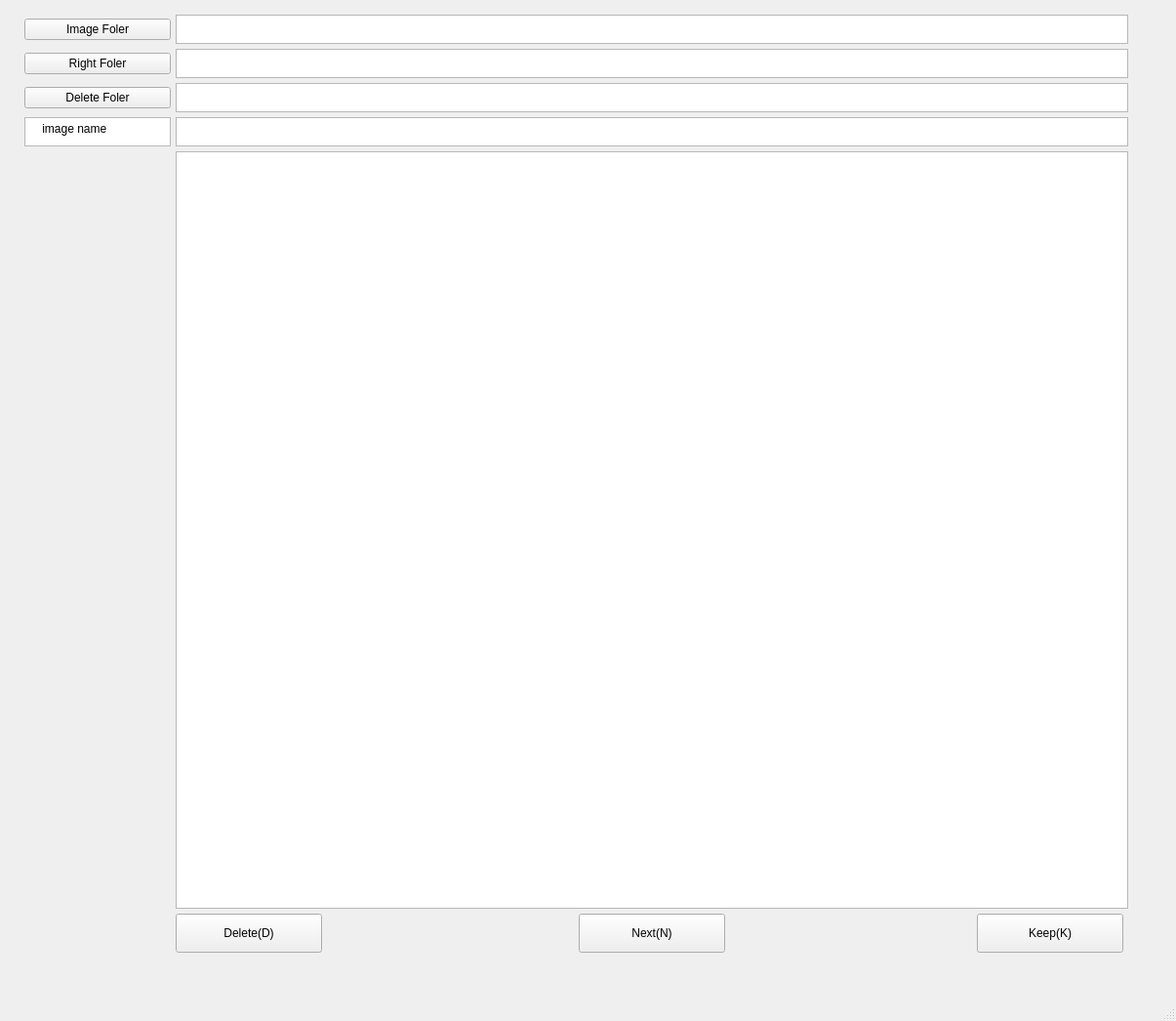
<?xml version="1.0" encoding="UTF-8"?>
<ui version="4.0">
 <class>MainWindow</class>
 <widget class="QMainWindow" name="MainWindow">
  <property name="geometry">
   <rect>
    <x>0</x>
    <y>0</y>
    <width>1205</width>
    <height>1046</height>
   </rect>
  </property>
  <property name="windowTitle">
   <string>MainWindow</string>
  </property>
  <widget class="QWidget" name="centralwidget">
   <widget class="QWidget" name="gridLayoutWidget">
    <property name="geometry">
     <rect>
      <x>20</x>
      <y>10</y>
      <width>1141</width>
      <height>971</height>
     </rect>
    </property>
    <layout class="QGridLayout" name="gridLayout">
     <property name="leftMargin">
      <number>5</number>
     </property>
     <property name="topMargin">
      <number>5</number>
     </property>
     <property name="rightMargin">
      <number>5</number>
     </property>
     <property name="bottomMargin">
      <number>5</number>
     </property>
     <property name="spacing">
      <number>5</number>
     </property>
     <item row="5" column="4">
      <widget class="QPushButton" name="NextBtn">
       <property name="minimumSize">
        <size>
         <width>150</width>
         <height>40</height>
        </size>
       </property>
       <property name="toolTip">
        <string>&lt;html&gt;&lt;head/&gt;&lt;body&gt;&lt;p&gt;跳过，不做处理&lt;/p&gt;&lt;/body&gt;&lt;/html&gt;</string>
       </property>
       <property name="text">
        <string>Next(N)</string>
       </property>
      </widget>
     </item>
     <item row="0" column="0">
      <widget class="QPushButton" name="ImageFolderBtn">
       <property name="maximumSize">
        <size>
         <width>150</width>
         <height>16777215</height>
        </size>
       </property>
       <property name="text">
        <string>Image Foler</string>
       </property>
      </widget>
     </item>
     <item row="4" column="1" colspan="7">
      <widget class="QGraphicsView" name="graphicsView">
       <property name="minimumSize">
        <size>
         <width>400</width>
         <height>400</height>
        </size>
       </property>
      </widget>
     </item>
     <item row="1" column="0">
      <widget class="QPushButton" name="RightFolderBtn">
       <property name="maximumSize">
        <size>
         <width>150</width>
         <height>16777215</height>
        </size>
       </property>
       <property name="text">
        <string>Right Foler</string>
       </property>
      </widget>
     </item>
     <item row="2" column="1" colspan="7">
      <widget class="QTextEdit" name="DeleteFolerText">
       <property name="maximumSize">
        <size>
         <width>16777215</width>
         <height>30</height>
        </size>
       </property>
      </widget>
     </item>
     <item row="2" column="0">
      <widget class="QPushButton" name="DeleteFolerBtn">
       <property name="maximumSize">
        <size>
         <width>150</width>
         <height>16777215</height>
        </size>
       </property>
       <property name="text">
        <string>Delete Foler</string>
       </property>
      </widget>
     </item>
     <item row="3" column="1" colspan="7">
      <widget class="QTextEdit" name="imageinfoText">
       <property name="maximumSize">
        <size>
         <width>16777215</width>
         <height>30</height>
        </size>
       </property>
      </widget>
     </item>
     <item row="3" column="0">
      <widget class="QPlainTextEdit" name="plainTextEdit">
       <property name="maximumSize">
        <size>
         <width>150</width>
         <height>30</height>
        </size>
       </property>
       <property name="plainText">
        <string>    image name</string>
       </property>
      </widget>
     </item>
     <item row="5" column="2">
      <spacer name="horizontalSpacer">
       <property name="orientation">
        <enum>Qt::Horizontal</enum>
       </property>
       <property name="sizeHint" stdset="0">
        <size>
         <width>40</width>
         <height>20</height>
        </size>
       </property>
      </spacer>
     </item>
     <item row="5" column="6">
      <widget class="QPushButton" name="KeepBtn">
       <property name="minimumSize">
        <size>
         <width>150</width>
         <height>40</height>
        </size>
       </property>
       <property name="toolTip">
        <string>&lt;html&gt;&lt;head/&gt;&lt;body&gt;&lt;p&gt;移动到 Right Folder 文件夹&lt;/p&gt;&lt;/body&gt;&lt;/html&gt;</string>
       </property>
       <property name="text">
        <string>Keep(K)</string>
       </property>
       <property name="shortcut">
        <string>K</string>
       </property>
      </widget>
     </item>
     <item row="1" column="1" colspan="7">
      <widget class="QTextEdit" name="RightFolerText">
       <property name="maximumSize">
        <size>
         <width>16777215</width>
         <height>30</height>
        </size>
       </property>
      </widget>
     </item>
     <item row="5" column="1">
      <widget class="QPushButton" name="DeleteBtn">
       <property name="minimumSize">
        <size>
         <width>150</width>
         <height>40</height>
        </size>
       </property>
       <property name="toolTip">
        <string>&lt;html&gt;&lt;head/&gt;&lt;body&gt;&lt;p&gt;移动到 Delete Folder 文件夹&lt;/p&gt;&lt;/body&gt;&lt;/html&gt;</string>
       </property>
       <property name="text">
        <string>Delete(D)</string>
       </property>
       <property name="shortcut">
        <string>D</string>
       </property>
      </widget>
     </item>
     <item row="0" column="1" colspan="7">
      <widget class="QTextEdit" name="ImageFolerText">
       <property name="maximumSize">
        <size>
         <width>16777215</width>
         <height>30</height>
        </size>
       </property>
      </widget>
     </item>
     <item row="5" column="5">
      <spacer name="horizontalSpacer_2">
       <property name="orientation">
        <enum>Qt::Horizontal</enum>
       </property>
       <property name="sizeHint" stdset="0">
        <size>
         <width>40</width>
         <height>20</height>
        </size>
       </property>
      </spacer>
     </item>
    </layout>
   </widget>
  </widget>
  <widget class="QMenuBar" name="menubar">
   <property name="geometry">
    <rect>
     <x>0</x>
     <y>0</y>
     <width>1205</width>
     <height>26</height>
    </rect>
   </property>
  </widget>
  <widget class="QStatusBar" name="statusbar"/>
 </widget>
 <resources/>
 <connections/>
</ui>
